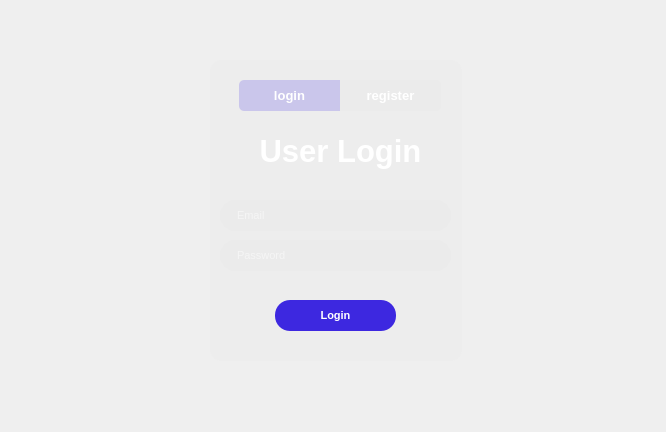
<?xml version="1.0" encoding="UTF-8"?>
<ui version="4.0">
 <class>Form</class>
 <widget class="QWidget" name="Form">
  <property name="geometry">
   <rect>
    <x>0</x>
    <y>0</y>
    <width>666</width>
    <height>432</height>
   </rect>
  </property>
  <property name="windowTitle">
   <string>Form</string>
  </property>
  <widget class="QLabel" name="label">
   <property name="geometry">
    <rect>
     <x>0</x>
     <y>0</y>
     <width>671</width>
     <height>451</height>
    </rect>
   </property>
   <property name="styleSheet">
    <string notr="true">background-image:url(:/newPrefix/background.jpg)</string>
   </property>
   <property name="text">
    <string/>
   </property>
   <property name="pixmap">
    <pixmap>:/newPrefix/Downloads/3334896 1.jpg</pixmap>
   </property>
   <property name="scaledContents">
    <bool>true</bool>
   </property>
  </widget>
  <widget class="QFrame" name="frame">
   <property name="geometry">
    <rect>
     <x>210</x>
     <y>60</y>
     <width>252</width>
     <height>301</height>
    </rect>
   </property>
   <property name="styleSheet">
    <string notr="true">background-color:rgba(217, 217, 217, 0.1);
border-radius:12px;


</string>
   </property>
   <property name="frameShape">
    <enum>QFrame::StyledPanel</enum>
   </property>
   <property name="frameShadow">
    <enum>QFrame::Raised</enum>
   </property>
   <widget class="QLabel" name="label_2">
    <property name="geometry">
     <rect>
      <x>40</x>
      <y>70</y>
      <width>181</width>
      <height>41</height>
     </rect>
    </property>
    <property name="font">
     <font>
      <pointsize>23</pointsize>
      <weight>75</weight>
      <bold>true</bold>
     </font>
    </property>
    <property name="styleSheet">
     <string notr="true">background-color:rgba(217, 217, 217,0);
color:white;</string>
    </property>
    <property name="text">
     <string>User Login</string>
    </property>
    <property name="alignment">
     <set>Qt::AlignCenter</set>
    </property>
   </widget>
   <widget class="QLineEdit" name="lineEdit">
    <property name="geometry">
     <rect>
      <x>10</x>
      <y>140</y>
      <width>231</width>
      <height>31</height>
     </rect>
    </property>
    <property name="font">
     <font>
      <pointsize>8</pointsize>
      <weight>50</weight>
      <bold>false</bold>
     </font>
    </property>
    <property name="styleSheet">
     <string notr="true">border-radius:15px;
padding-left:15px;
color:white;
</string>
    </property>
    <property name="alignment">
     <set>Qt::AlignLeading|Qt::AlignLeft|Qt::AlignVCenter</set>
    </property>
    <property name="placeholderText">
     <string>Email</string>
    </property>
   </widget>
   <widget class="QLineEdit" name="lineEdit_2">
    <property name="geometry">
     <rect>
      <x>10</x>
      <y>180</y>
      <width>231</width>
      <height>31</height>
     </rect>
    </property>
    <property name="font">
     <font>
      <pointsize>8</pointsize>
     </font>
    </property>
    <property name="styleSheet">
     <string notr="true">border-radius:15px;
padding-left:15px;
color:white;
</string>
    </property>
    <property name="placeholderText">
     <string>Password</string>
    </property>
   </widget>
   <widget class="QPushButton" name="pushButton">
    <property name="geometry">
     <rect>
      <x>65</x>
      <y>240</y>
      <width>121</width>
      <height>31</height>
     </rect>
    </property>
    <property name="font">
     <font>
      <pointsize>8</pointsize>
      <weight>75</weight>
      <bold>true</bold>
     </font>
    </property>
    <property name="cursor">
     <cursorShape>PointingHandCursor</cursorShape>
    </property>
    <property name="styleSheet">
     <string notr="true">background-color:rgb(61, 40, 224);
color:white;
font-weight:bold;
border-radius:15px;</string>
    </property>
    <property name="text">
     <string>Login</string>
    </property>
    <property name="checkable">
     <bool>false</bool>
    </property>
    <property name="checked">
     <bool>false</bool>
    </property>
    <property name="autoDefault">
     <bool>false</bool>
    </property>
    <property name="default">
     <bool>false</bool>
    </property>
    <property name="flat">
     <bool>false</bool>
    </property>
   </widget>
   <widget class="QPushButton" name="pushButton_3">
    <property name="geometry">
     <rect>
      <x>29</x>
      <y>20</y>
      <width>101</width>
      <height>31</height>
     </rect>
    </property>
    <property name="font">
     <font>
      <pointsize>10</pointsize>
      <weight>75</weight>
      <bold>true</bold>
     </font>
    </property>
    <property name="cursor">
     <cursorShape>PointingHandCursor</cursorShape>
    </property>
    <property name="styleSheet">
     <string notr="true">color:white;
background-color:rgba(61, 40, 224, 0.2);
border-top-left-radius:5px;
border-bottom-left-radius:5px;
border-top-right-radius:0px;
border-bottom-right-radius:0px;
</string>
    </property>
    <property name="text">
     <string>login</string>
    </property>
    <property name="checkable">
     <bool>false</bool>
    </property>
    <property name="checked">
     <bool>false</bool>
    </property>
   </widget>
   <widget class="QPushButton" name="pushButton_4">
    <property name="geometry">
     <rect>
      <x>130</x>
      <y>20</y>
      <width>101</width>
      <height>31</height>
     </rect>
    </property>
    <property name="font">
     <font>
      <pointsize>10</pointsize>
      <weight>75</weight>
      <bold>true</bold>
     </font>
    </property>
    <property name="cursor">
     <cursorShape>PointingHandCursor</cursorShape>
    </property>
    <property name="styleSheet">
     <string notr="true">color:white;
background-color:rgba(217, 217, 217, 0.1);
border-top-left-radius:0px;
border-bottom-left-radius:0px;
border-top-right-radius:5px;
border-bottom-right-radius:5px;
</string>
    </property>
    <property name="text">
     <string>register</string>
    </property>
   </widget>
   <zorder>label_2</zorder>
   <zorder>lineEdit</zorder>
   <zorder>lineEdit_2</zorder>
   <zorder>pushButton_3</zorder>
   <zorder>pushButton_4</zorder>
   <zorder>pushButton</zorder>
  </widget>
 </widget>
 <resources>
  <include location="background.qrc"/>
 </resources>
 <connections/>
</ui>
